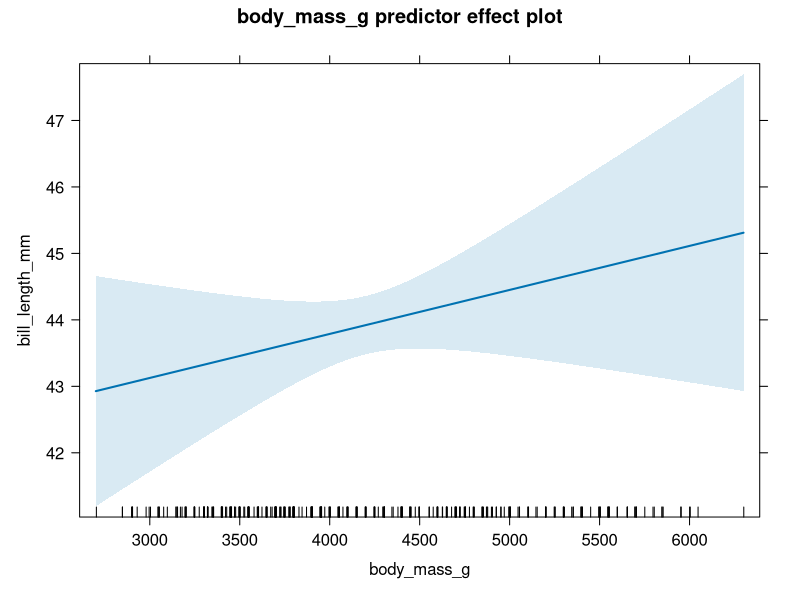
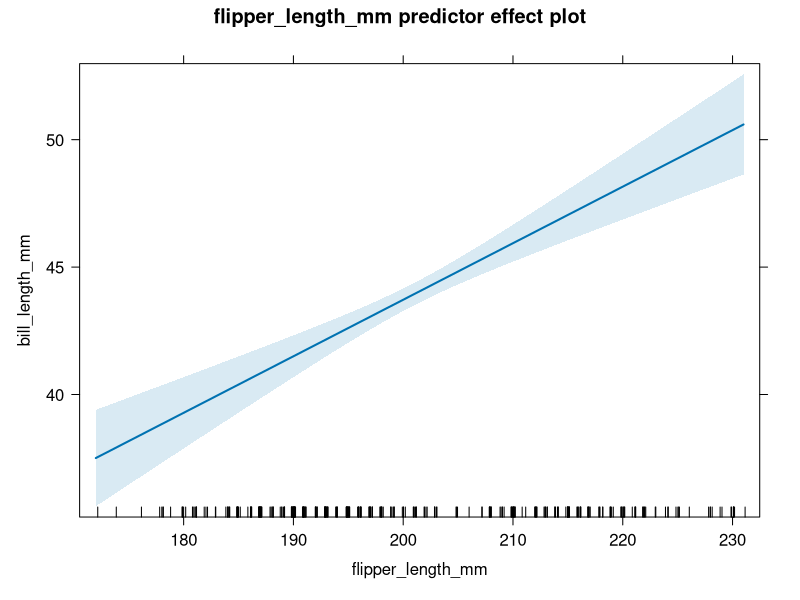
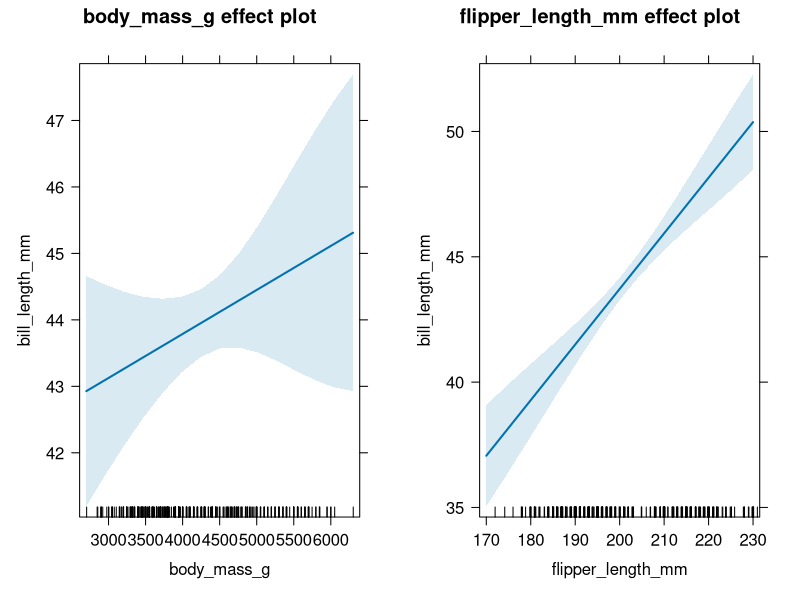
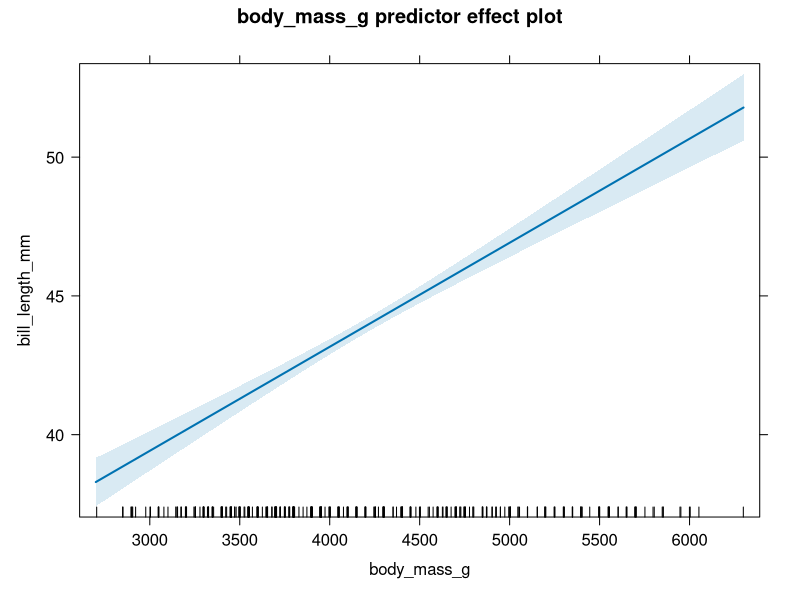
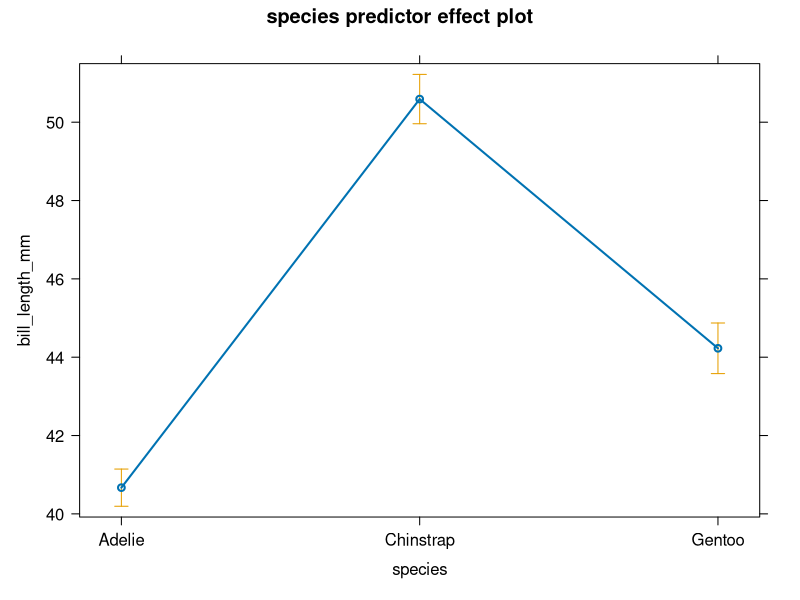
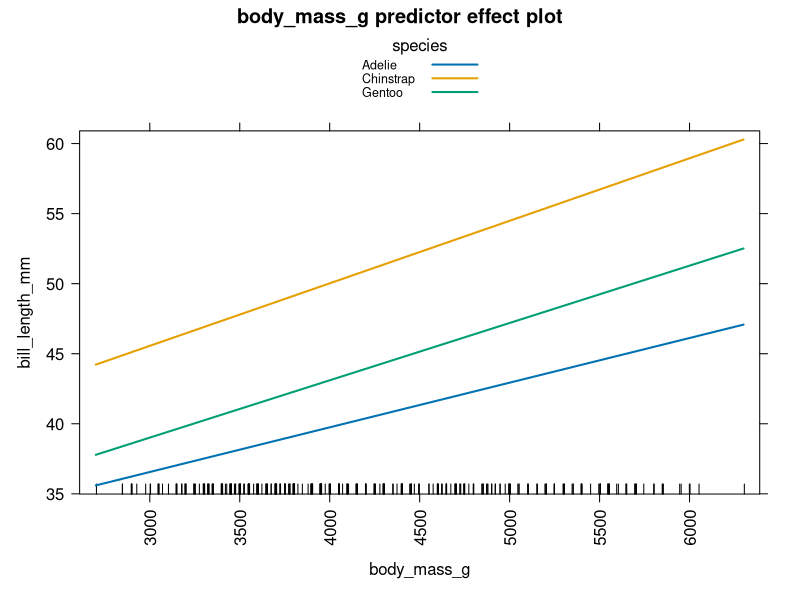
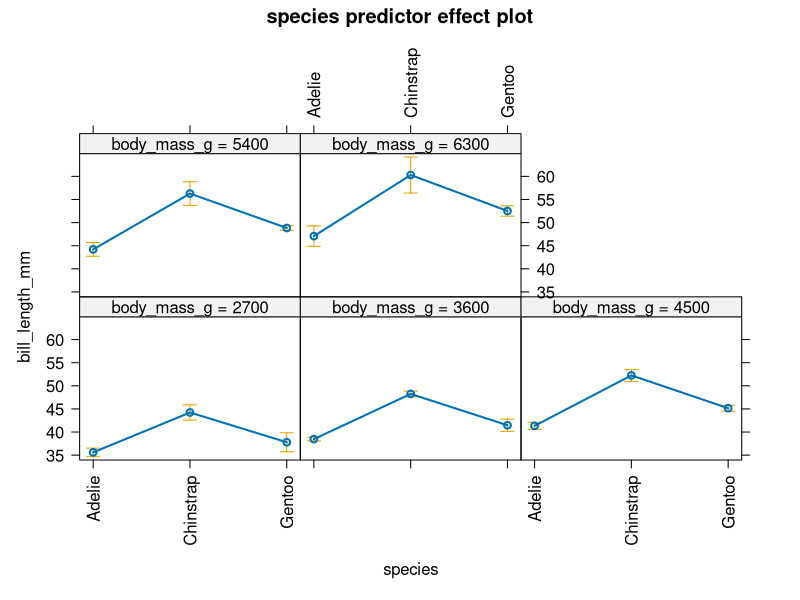
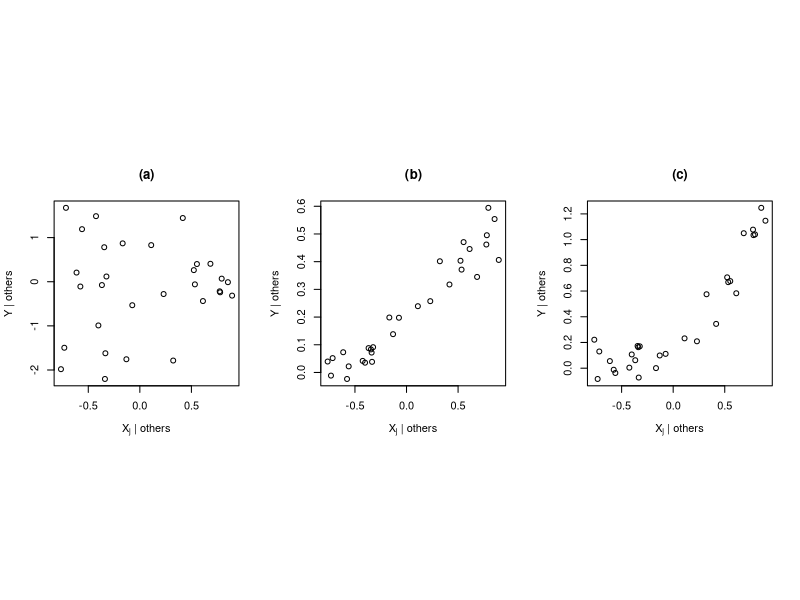

The R script that drew these images, in order:
## ---- chunk 1
if(!require(palmerpenguins, quietly = TRUE)) {
  install.packages("palmerpenguins", repos = "https://cran.rstudio.com/")
  library(palmerpenguins)
}
## ---- chunk 2
if(!require(car, quietly = TRUE)) {
  install.packages("car", repos = "https://cran.rstudio.com/")
  library(car)
}
## ---- chunk 3
if(!require(effects, quietly = TRUE)) {
  install.packages("effects", repos = "https://cran.rstudio.com/")
  library(effects)
}
## ---- chunk 4
# load penguins data
data(penguins, package = "palmerpenguins")
# transform body mass variable from g to kg
penguins <- penguins |> transform(body_mass_kg = body_mass_g/1000)
# fit model with body_mass_kg
slmod_scaled <- lm(bill_length_mm ~ body_mass_kg, data = penguins)
# extract coefficients
coefficients(slmod_scaled)
## ---- chunk 5
# load penguins data since it hasn't been loaded in this chapter
data(penguins, package = "palmerpenguins")
# refit multiple linear regression model
mlmod <- lm(bill_length_mm ~ body_mass_g + flipper_length_mm, data = penguins)
# extract estimated coefficients
coef(mlmod)
## ---- chunk 6
colMeans(mlmod$model)
## ---- chunk 7
library(effects)
## ---- chunk 8
plot(predictorEffect("body_mass_g", mlmod))
## ---- chunk 9
plot(predictorEffect("flipper_length_mm", mlmod))
## ---- chunk 10
plot(allEffects(mlmod))
## ---- chunk 11
# refit the parallel lines model
lmodp <- lm(bill_length_mm ~ body_mass_g + species, data = penguins)
# double-check coefficients
coef(lmodp)
## ---- chunk 12
table(lmodp$model$species)
print(paste('Total:', length(lmodp$model$species)))
## ---- chunk 13
# draw effect plot for body_mass_g
plot(predictorEffect("body_mass_g", lmodp))
## ---- chunk 14
# sample mean of body_mass_g variable used to fit lmodp
mean(lmodp$model$body_mass_g)
## ---- chunk 15
plot(predictorEffect("species", lmodp))
## ---- chunk 16
# fit separate lines model
lmods <- lm(bill_length_mm ~ body_mass_g + species + body_mass_g:species,
            data = penguins)
# extract estimated coefficients
coef(lmods)
## ---- chunk 17
# effect plot of body mass for separate lines model
# axes ... rotates the x-axis labels 90 degrees
# lines ... plots the effect of body mass in one graphic
plot(predictorEffect("body_mass_g", lmods),
     axes = list(x = list(rotate = 90)),
     lines = list(multiline = TRUE))
## ---- chunk 18
# effect plot of body mass for separate lines model
# axes ... rotates the x-axis labels 90 degrees
# lines ... plots the effect of species in one graphic
plot(predictorEffect("species", lmods),
     axes = list(x = list(rotate = 90)),
     lines=list(multiline = FALSE))
## ---- chunk 19
#| echo: false
#| eval: true
#| output: true
par(mfrow = c(1, 3), pty = "s")
set.seed(71)
x <- runif(30, -1, 1)
y1 <- rnorm(30)
y2 <- 0.2 + 0.3 * x + rnorm(30, sd = 0.05)
y3 <- 0.2 + 0.6 * x + 0.6 * x^2 + rnorm(30, sd = 0.1)
plot(y1 ~ x, ylab = "Y | others",
     xlab = expression(paste(X[j], " | others")))
title("(a)")
plot(y2 ~ x, ylab = "Y | others",
     xlab = expression(paste(X[j], " | others")))
title("(b)")
plot(y3 ~ x, ylab = "Y | others",
     xlab = expression(paste(X[j], " | others")))
title("(c)")
par(mfrow = c(1, 1))
## ---- chunk 20
library(car)
# create added-variable plots for all regressors in mlmod
avPlots(mlmod)
## ---- chunk 21
avPlots(lmodp)
## ---- chunk 22
leveragePlots(lmodp)
## ---- chunk 23
leveragePlots(lmods)
## ---- chunk 24
y <- c(1, 4, 6, 8, 9) # response vector
ones <- rep(0, 5) # column of 1s
x1 <- c(7, 5, 5, 7, 7) # regressor 1
x2 <- c(-1, 2, -3, 1, 5/7) # create regressor 2 to be orthogonal to x1
crossprod(x1, x2) # cross product is zero
x3 <- c(0, -1, 1, 0, 0) # orthogonal to ones, x1
x4 <- c(0, 0, 0, 1, -1) # orthogonal to ones, x1, x3
x5 <- c(1, 0, 0, -1, 0) # orthogonal to ones, x1, not x4

crossprod(cbind(1, x1, x4, x5))

lm(y ~ x1)
lm(y ~ x4 + x5 - 1)
lm(y ~ x1 + x4 + x5)
## ---- chunk 25
y <- c(1, 4, 6, 8, 9)       # create an arbitrary response vector
X1 <- c(7, 5, 5, 7, 7)      # create regressor 1
X2 <- c(-1, 2, -3, 1, 5/7)  # create regressor 2 to be orthogonal to x1
## ---- chunk 26
# cross product is zero, so X1 and X2 are orthogonal
crossprod(X1, X2)
## ---- chunk 27
# y regressed on X1 without an intercept
lmod1 <- lm(y ~ x1 - 1)
coef(lmod1)
# y regressed on X1 and X2 without an intercept
lmod2 <- lm(y ~ x1 + x2 - 1)
coef(lmod2)
## ---- chunk 28
ones <- rep(1, 5)   # column of 1s
crossprod(ones, X1) # not zero, so not orthogonal
crossprod(ones, X2) # not zero, so not orthogonal
## ---- chunk 29
coef(lmod2) # coefficients for lmod2
# y regressed on X1 and X2 with an intercept
lmod3 <- lm(y ~ x1 + x2)
coef(lmod3) # coefficients for lmod3
## ---- chunk 30
X3 <-  c(0, -1, 1, 0, 0) # sample mean is zero
X4 <- c(0, 0, 0, 1, -1)  # sample mean is zero
cov(X3, X4)              # 0, so X3 and X4 are uncorrelated and orthogonal
## ---- chunk 31
crossprod(model.matrix(~ X1 + X2 + X3 + X4))
## ---- chunk 32
coef(lm(y ~ 1))
## ---- chunk 33
lmod4 <- lm(y ~ x1) # model with 1s and x1
coef(lmod4)
## ---- chunk 34
coef(lm(y ~ x1 + x2))
## ---- chunk 35
coef(lm(y ~ x1 + x3))
## ---- chunk 36
coef(lm(y ~ x1 + x3 + x4))
## ---- chunk 37
X5 <- c(1, 0, 0, -1, 0) # orthogonal to ones, x1, not x4
# note block of 0s
crossprod(cbind(ones, X1, X4, X5))
## ---- chunk 38
lm(y ~ x1)           # model with 1s and x1
lm(y ~ x4 + x5 - 1)  # model with x4 and x5 only
lm(y ~ x1 + x4 + x5) # model with 1s, x1, x4, x5
